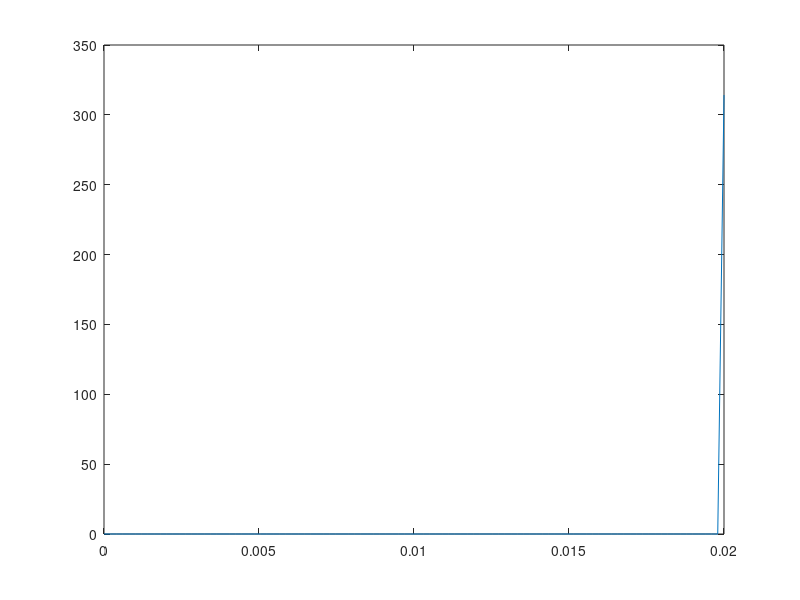

Source code (MATLAB): (Note: this script raises an error after producing the figure.)
clear all, close all,
I=1;
z_area = 0;
r_area = 0;
R = 0.02;
u0 = 4*pi*1e-7;          %magnetic permeability (in S.I. units)
k2 = abs(4*r_area.*R ./(z_area.^2 +(R+r_area).^2));         %input for elliptic integrals
[K,E] = ellipke(k2);
Bz = ((u0*I)/(2*pi))*(1./sqrt(z_area.^2 +(R+r_area).^2)).*((((R.^2) - (z_area.^2) - (r_area.^2))./(z_area.^2 + (r_area-R).^2)).*E + K);

Bzsimp = u0*I*R^2/(2*(R^2+z_area^2)^(3/2));

r_area = linspace(0,0.019999999,100);
Bz2 = ((u0*I)/(2*pi))*(1./sqrt(z_area.^2 +(R+r_area).^2)).*((((R.^2) - (z_area.^2) - (r_area.^2))./(z_area.^2 + (r_area-R).^2)).*E + K);
plot(r_area,Bz2)
V = 2*pi*trapz(r_area,(Bz2.*r_area)')/(pi*max(r_area)^2); % Average_Bz = doubleCylindricalIntegral(Bz)/Disc_Area;

% % Testing Myers 2007 field strength: Theoreticaly it it 9fT
% Bp = 1;
% Vvoxel = 1e-9;
% z_area = 25e-3;
% R = (65e-3)/2;
% Bdet = u0*2*Vvoxel*netMagnetization(Bp)/(4*pi*(R^2+z_area^2)^(3/2));
% % Bdet = 9.0381e-15, Good!

%% Comparing equations of on axis with off axis 
z_ROI = 0.02;
r_ROI = 0.000001;
R_coil = 0.02;
H_coil = -0.01;
I=1;

Bzon = u0*I*2*pi*(R_coil^2)/(4*pi*(z_ROI^2+R_coil^2)^(3/2));

k2 = abs(4*r_ROI.*R_coil ./(z_ROI.^2 +(R_coil+r_ROI).^2));         %input for elliptic integrals
[K,E] = ellipke(k2);
Bzoff = ((u0*I)/(2*pi))*(1./sqrt(z_ROI.^2 +(R_coil+r_ROI).^2)).*((((R_coil.^2) - (z_ROI.^2) - (r_ROI.^2))./(z_ROI.^2 + (r_ROI-R_coil).^2)).*E + K);

%% Testing the sensitivities to a point or to the volume
z_ROI = 0.02;
r_ROI = 0.000001;
R_coil = 0.02;
H_coil = -0.01;

sens_vol = Bdet_ROI_averag(H_coil,R_coil,r_ROI,z_ROI,z_ROI);
sens_point = Bdet_Axial_sens(H_coil,R_coil,z_ROI);
% sens_vol = Bdet_ROI_averag([H_coil,H_coil],[R_coil,R_coil],r_ROI,z_ROI,z_ROI);
% sens_point = Bdet_Axial_sens([H_coil,H_coil],[R_coil,R_coil],z_ROI);
% They should be equal when the volume is very small

%% Calculating the emf
Bp = 0.1;
z_ROI1 = 10e-3;
z_ROI2 = 30e-3;
r_ROI = 20e-3;
R_coil = 20e-3;
H_coil = 0;
freq = 2e3;

w =2*pi*freq;
sens_vol = Bdet_ROI_averag(H_coil*ones(1,500),R_coil*ones(1,500),r_ROI,z_ROI1,z_ROI2);
sens_point = Bdet_Axial_sens(H_coil*ones(1,500),R_coil*ones(1,500),(z_ROI1+z_ROI2)/2);
% sens_vol = Bdet_ROI_averag(H_coil,R_coil,r_ROI,z_ROI1,z_ROI2);
% sens_point = Bdet_Axial_sens(H_coil,R_coil,(z_ROI1+z_ROI2)/2);
VolumePhant = abs(z_ROI2-z_ROI1)*pi*r_ROI^2;
emf_vol = w*sens_vol*netMagnetization(Bp)*VolumePhant;
emf_point = w*sens_point*netMagnetization(Bp)*VolumePhant;